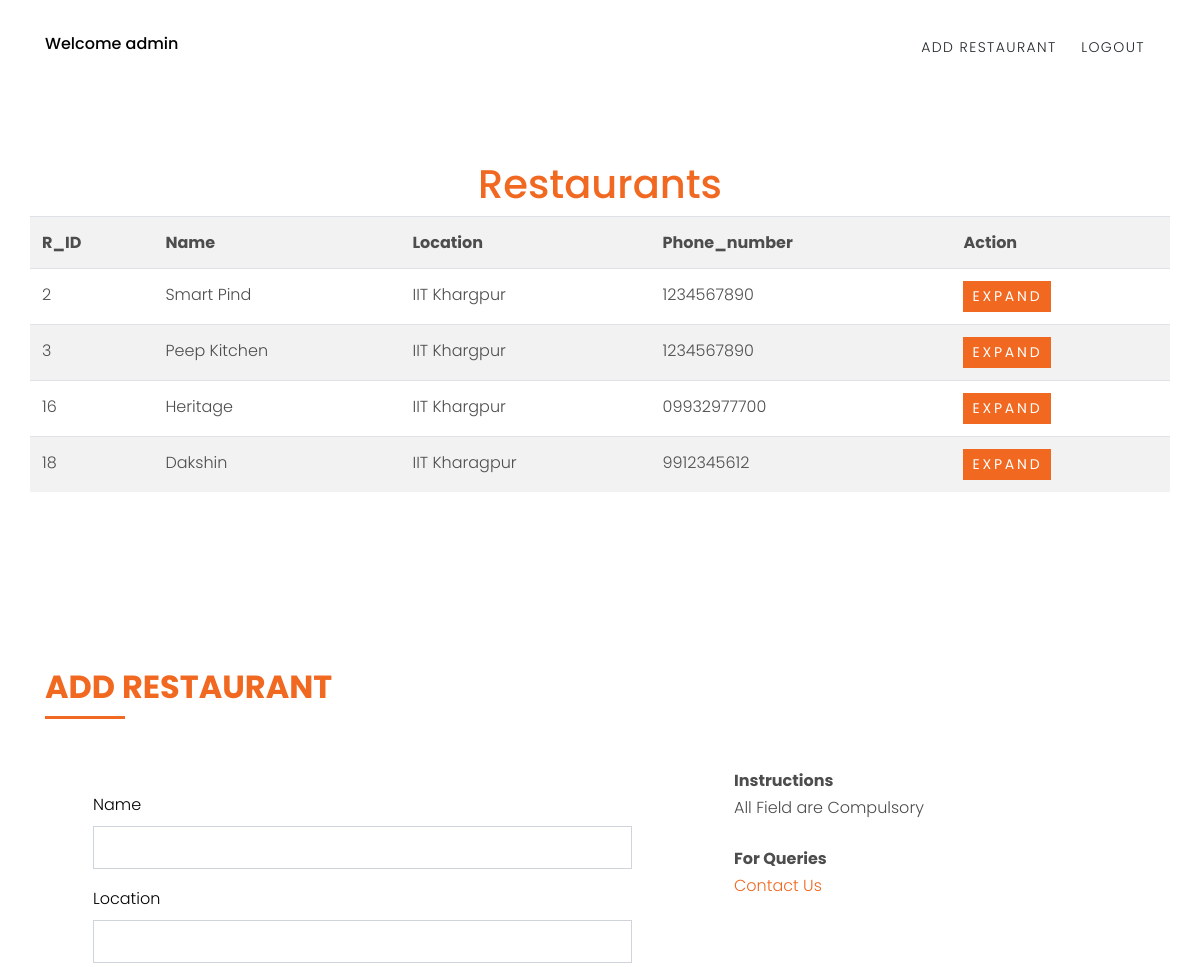
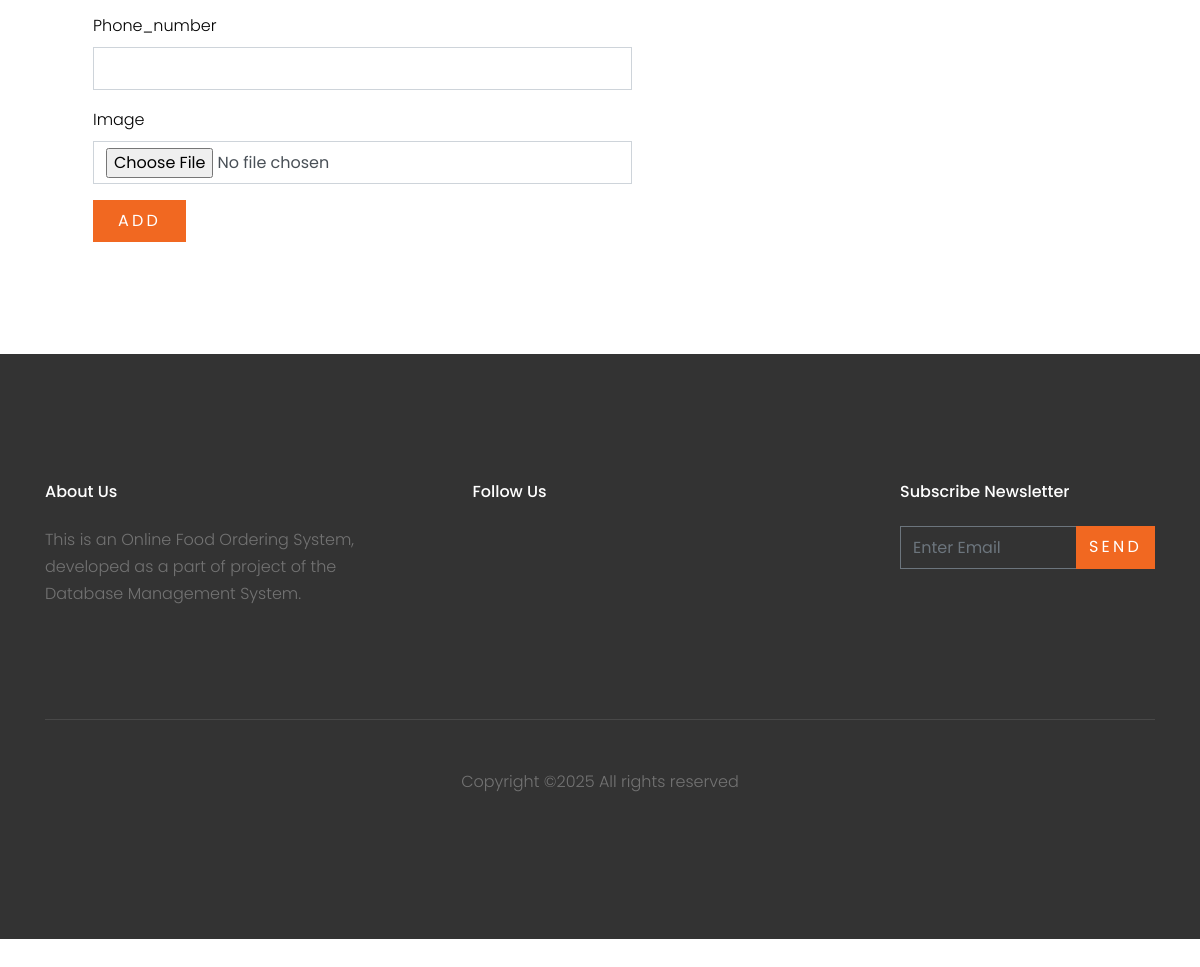
/admin.php (signed in), run on the app's committed database (2 pictures, top to bottom).
### tables this page shows
CREATE TABLE `restaurant` (
  `R_ID` int(30) NOT NULL,
  `name` varchar(30) NOT NULL,
  `location` varchar(30) NOT NULL,
  `phone_number` varchar(30) NOT NULL,
  `rating` float(2,1) NOT NULL
);

### admin.php (the view, shortened to what this page needs)
<?php
    $conn = Connect();
?>
<!DOCTYPE html>
<html lang="en">
  <head>
    <link rel="stylesheet" href="fonts/icomoon/style.css">
    <link rel="stylesheet" href="css/bootstrap.min.css">
    <link rel="stylesheet" href="css/magnific-popup.css">
    <link rel="stylesheet" href="css/jquery-ui.css">
    <link rel="stylesheet" href="css/owl.carousel.min.css">
    <link rel="stylesheet" href="css/owl.theme.default.min.css">
    <link rel="stylesheet" href="css/bootstrap-datepicker.css">
    <link rel="stylesheet" href="fonts/flaticon/font/flaticon.css">
    <link rel="stylesheet" href="css/aos.css">
    <link rel="stylesheet" href="css/style.css">
  </head>
  <body data-spy="scroll" data-target=".site-navbar-target" data-offset="200">
    <header class="site-navbar py-3 js-site-navbar site-navbar-target" role="banner" id="site-navbar">
      <div class="container">
        <div class="row align-items-center">
          <div class="col-11 col-xl-4 site-logo">
            <a href="admin.php" class="text-white h6 mb-0" style="color: #000000 !important">
                <?php
                    $username=$_SESSION['login_admin'];
                    echo "Welcome ".$username;
                ?>
            </a>
          </div>
          <div class="col-12 col-md-8 d-none d-xl-block">
            <nav class="site-navigation position-relative text-right" role="navigation">
              <ul class="site-menu js-clone-nav mx-auto d-none d-lg-block">
                <li><a href="#section-add" class="nav-link" style="color: #212529 !important">Add Restaurant</a></li>
                <li><a href="logout.php" class="nav-link" style="color: #212529 !important">Logout</a></li>
              </ul>
            </nav>
          </div>
          </div>
        </div>
    </header>
    <div  class="site-section"  style="padding-top: 10rem">
        <h1 class="text-center text-primary">
            Restaurants
        </h1>
        <table class="table table-striped table-hover container">
                        <tr>
                            <th>R_ID</th>
                            <th>Name</th>
                            <th>Location</th>
                            <th>Phone_number</th>
                            <th>Action</th>
                        </tr>
            <?php
                $query="select * from restaurant order by restaurant.R_ID";
                $result = $conn->query($query);
                while($row=($result->fetch_assoc())){
                    echo
                    '
                            <tr>
                                <td>'.$row['R_ID'].'</td>
                                <td>'.$row['name'].'</td>
                                <td>'.$row['location'].'</td>
                                <td>'.$row['phone_number'].'</td>
                                <td><button type="button" class="btn btn-primary btn-sm" data-toggle="modal" data-target="#restaurant'.$row['R_ID'].'">
                                    EXPAND
                                </button>
                                </td>
                            </tr>
                    ';
                }
            ?>
        </table>
    </div>
    <div class="site-section" id="section-add">
        <div class="container">
            <div class="row mb-5">
                <div class="col-md-12 order-md-1" data-aos="fade-up">
                    <div class="text-left pb-1 border-primary mb-4">
                    <h2 class="text-primary">ADD RESTAURANT</h2>
                </div>
                <div id="customersignup">
                    <div class="row">
                        <div class="col-md-7">
                            <form action="add_restaurant_action.php" method="POST" enctype="multipart/form-data" class="p-5 bg-white">
                            <div class="row form-group">
                                <div class="col-md-12 mb-6 mb-md-0">
                                <label class="text-black" for="name">Name</label>
                                <input type="text" name="name"  id="name" class="form-control" required>
                                </div>
                            </div>
                            <div class="row form-group">
                                <div class="col-md-12 mb-6 mb-md-0">
                                <label class="text-black" for="location">Location</label>
                                <input type="text" name="location"  id="location" class="form-control" required>
                                </div>
                            </div>
                            <div class="row form-group">
                                <div class="col-md-12 mb-6 mb-md-0">
                                <label class="text-black" for="phone_number">Phone_number</label>
                                <input type="text" name="phone_number"  id="phone_number" class="form-control" required>
                                </div>
                            </div>
                            <div class="row form-group">
                                <div class="col-md-12 mb-6 mb-md-0">
                                <label class="text-black" for="phone_number">Image</label>
                                <input type="file" name="fileToUpload" id="fileToUpload" class="form-control" required>
                                </div>
                            </div>
                            <div class="row form-group">
                                <div class="col-md-12">
                                <input type="submit"  name="submit" value="ADD" class="btn btn-primary py-2 px-4 text-white">
                                </div>
                            </div>
                            </form>
                        </div>
                        <div class="col-md-5">
                            <div class="p-4 mb-3 bg-white">
                            <p class="mb-0 font-weight-bold">Instructions</p>
                            <p class="mb-4">All Field are Compulsory</p>
                            <p class="mb-0 font-weight-bold">For Queries</p>
                            <p class="mb-4"><a href="#section-contact">Contact Us</a></p>
                            </div>
                        </div>
                    </div>
                </div>
            </div>
        </div>
    </div>
    <footer class="site-footer">
      <div class="container">
        <div class="row">
          <div class="col-md-9">
            <div class="row">
              <div class="col-md-5 mr-auto">
                <h2 class="footer-heading mb-4">About Us</h2>
                <p>This is an Online Food Ordering System, developed as a part of project of the Database Management System.</p>
              </div>
              <div class="col-md-6">
                <h2 class="footer-heading mb-4">Follow Us</h2>
                <a href="#" class="pl-0 pr-3"><span class="icon-facebook"></span></a>
                <a href="#" class="pl-3 pr-3"><span class="icon-twitter"></span></a>
                <a href="#" class="pl-3 pr-3"><span class="icon-instagram"></span></a>
                <a href="#" class="pl-3 pr-3"><span class="icon-linkedin"></span></a>
              </div>
            </div>
          </div>
          <div class="col-md-3">
            <h2 class="footer-heading mb-4">Subscribe Newsletter</h2>
            <form action="#" method="post">
              <div class="input-group mb-3">
                <input type="text" class="form-control border-secondary text-white bg-transparent" placeholder="Enter Email" aria-label="Enter Email" aria-describedby="button-addon2">
                <div class="input-group-append">
                  <button class="btn btn-primary text-white" type="button" id="button-addon2">Send</button>
                </div>
              </div>
            </form>
          </div>
        </div>
        <div class="row pt-5 mt-5 text-center">
          <div class="col-md-12">
            <div class="border-top pt-5">
              <p>
            Copyright &copy;<script>document.write(new Date().getFullYear());</script> All rights reserved
            </p>
            </div>
          </div>
        </div>
      </div>
    </footer>
  </body>
</html>

### css/style.css (style rules this page uses)
body { line-height: 1.7; color: #4d4d4d; font-weight: 300; font-size: 1rem; }
a { -webkit-transition: .3s all ease; -o-transition: .3s all ease; transition: .3s all ease; }
h1, h2, h3, h4, h5, .h1, .h2, .h3, .h4, .h5 { font-family: "Poppins", -apple-system, BlinkMacSystemFont, "Segoe UI", Roboto, "Helvetica Neue", Arial, sans-serif, "Apple Color Emoji", "Segoe UI Emoji", "Segoe UI Symbol", "Noto Color Emoji"; }
.text-black { color: #000 !important; }
.btn { text-transform: uppercase; letter-spacing: .2em; border-radius: 0; }
.form-control { height: 43px; border-radius: 0; }
.site-section { padding: 2.5em 0; }
@media (min-width: 768px) { .site-section { padding: 5em 0; } }
.border-top { border-top: 1px solid #edf0f5 !important; }
.site-footer { padding: 4em 0; background: #333333; }
@media (min-width: 768px) { .site-footer { padding: 8em 0; } }
.site-footer .border-top { border-top: 1px solid rgba(255, 255, 255, 0.1) !important; }
.site-footer p { color: #737373; }
.site-footer h2, .site-footer h3, .site-footer h4, .site-footer h5 { color: #fff; }
.site-footer a { color: #999999; }
.site-footer .footer-heading { font-size: 16px; color: #fff; }
.site-navbar { margin-bottom: 0px; z-index: 1999; position: absolute; width: 100%; }
.site-navbar .site-logo { position: relative; top: -4px; }
.site-navbar .site-logo a { color: #fff; }
.site-navbar .site-navigation .site-menu { margin-bottom: 0; }
.site-navbar .site-navigation .site-menu a { text-decoration: none !important; display: inline-block; text-transform: uppercase; letter-spacing: .1em; font-size: 14px; }
.site-navbar .site-navigation .site-menu > li { display: inline-block; padding: 10px 10px; }
.site-navbar .site-navigation .site-menu > li > a { padding: 10px 0px; color: #fff; text-decoration: none !important; }
.site-mobile-menu .site-nav-wrap { padding: 0; margin: 0; list-style: none; position: relative; }
.site-mobile-menu .site-nav-wrap a { padding: 10px 20px; display: block; position: relative; color: #212529; }
.site-mobile-menu .site-nav-wrap li { position: relative; display: block; }
.site-mobile-menu .site-nav-wrap > li { display: block; position: relative; float: left; width: 100%; }
.site-mobile-menu .site-nav-wrap > li > a { padding-left: 20px; font-size: 20px; }
.border-primary { position: relative; }
.border-primary h2 { text-transform: uppercase; font-weight: 700 !important; }
.border-primary:after { position: absolute; content: ""; bottom: 0; width: 80px; height: 3px; background: #f16821; }
.border-primary.text-left:after { -webkit-transform: translateX(0%); -ms-transform: translateX(0%); transform: translateX(0%); }

### data on the page
restaurant: R_ID "2", name "Smart Pind", location "IIT Khargpur", phone_number "1234567890"
restaurant: R_ID "3", name "Peep Kitchen", location "IIT Khargpur", phone_number "1234567890"
restaurant: R_ID "16", name "Heritage", location "IIT Khargpur", phone_number "09932977700"
restaurant: R_ID "18", name "Dakshin", location "IIT Kharagpur", phone_number "9912345612"

### other printed values
$username "admin"
